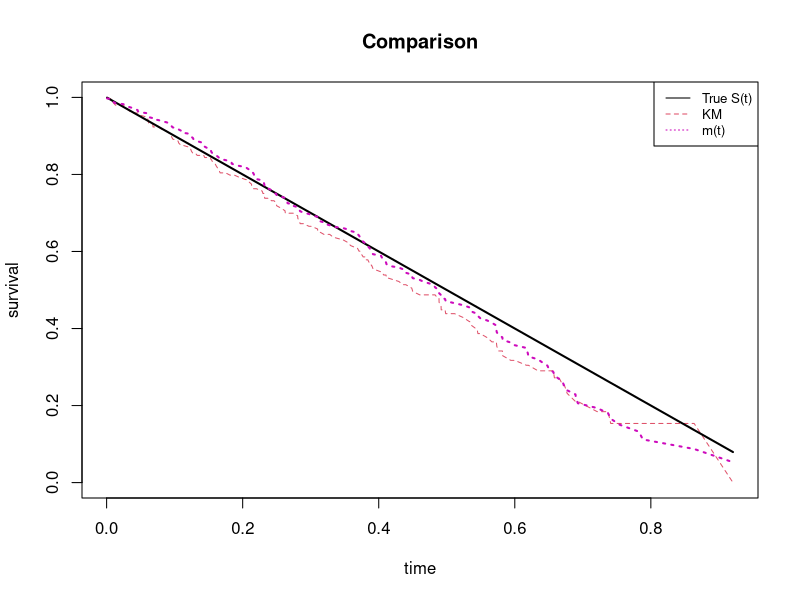

R code for this plot:
## ---- chunk 1
library(survival)

# sample y 

set.seed(123)

Fx = function(x){return(x)}
Sx = function(x){return(1-x)}

Fx_y = function(x, y){
  res = x * ((4*y-2) * x^3 + (4 - 8*y)*x^2 +(-8 * y^3 + 12*y^2 - 2) * x + 8 * y^3 - 12*y^2 + 4 * y + 1 )
  return(res)
}

inverse_fxy = function(a,y){
  res1 = c()
  for(i in seq(0.00001, 1, 0.1)){
    res1 = c(res1, Fx_y(i, y))
  }
  temp = seq(0.00001, 1, 0.1)[which(abs(res1 - a) == min(abs(res1 - a)))]
 
  res2 = c()
  for(i in seq((temp - 0.1), (temp+0.1), 0.01)){
    res2 = c(res2, Fx_y(i, y))
  }
  temp = seq((temp - 0.1), (temp+0.1), 0.01)[which(abs(res2 - a) == min(abs(res2 - a)))]
  
  res3 = c()
  for(i in seq((temp - 0.01), (temp+0.01), 0.001)){
    res3 = c(res3, Fx_y(i, y))
  }
  temp = seq((temp - 0.01), (temp+0.01), 0.001)[which(abs(res3 - a) == min(abs(res3 - a)))]
  
  res4 = c()
  for(i in seq((temp - 0.001), (temp+0.001), 0.0001)){
    res4 = c(res4, Fx_y(i, y))
  }
  temp = seq((temp - 0.001), (temp+0.001), 0.0001)[which(abs(res4 - a) == min(abs(res4 - a)))]
  return(temp)
}

# sample x
y = runif(200, 0, 1)
x = c()
for(i in 1:length(y)){
  xx = runif(1)
  x = c(x, inverse_fxy(xx, y[i]))
}

status = ifelse(x <=y, 1, 0)
z = ifelse(status == 1, x, y)

data = data.frame(survival = x, censor = y, time = z, status = status)
data = data[order(data$time),]

## ---- chunk 2

fit_km = survfit(Surv(time, status) ~ 1, data = data)


m = function(x){return(0.5)}

lambda_H = function(t){
  i = data$time - t == min(data$time - t)
  h = (fit_km$n.event[i] + fit_km$n.censor[i])/fit_km$n.risk[i]
  return(h)
}

Lambda_H = function(t){
  i = which(abs(data$time - t) == min(abs(data$time - t)))
  if(data$time[i] > t & i > 1){i = i -1}
  HH = c()
  for(ii in 1:i){
    HH = c(HH, (fit_km$n.event[ii]+fit_km$n.censor[ii])/fit_km$n.risk[ii])
  }
  return(sum(HH))
}

Lambda_F = function(t){
  return(m(t) * Lambda_H(t)) 
}

S_est = function(t){
  return(exp(-Lambda_F(t)))
}

sest = c()
for(i in 1:200){
  sest = c(sest, S_est(data$time[i]))
}


plot(fit_km$time, fit_km$surv, col = 2, lty = 2, type = 'l', ylab = 'survival',
     xlab = 'time', main='Comparison')
lines(data$time, Sx(data$time), lwd = 2)
lines(data$time, sest, col = 6, lty = 3, lwd = 2)
legend('topright', legend = c('True S(t)', 'KM', 'm(t)'), lty = c(1,2,3), col = c(1,2,6), cex = 0.8)
